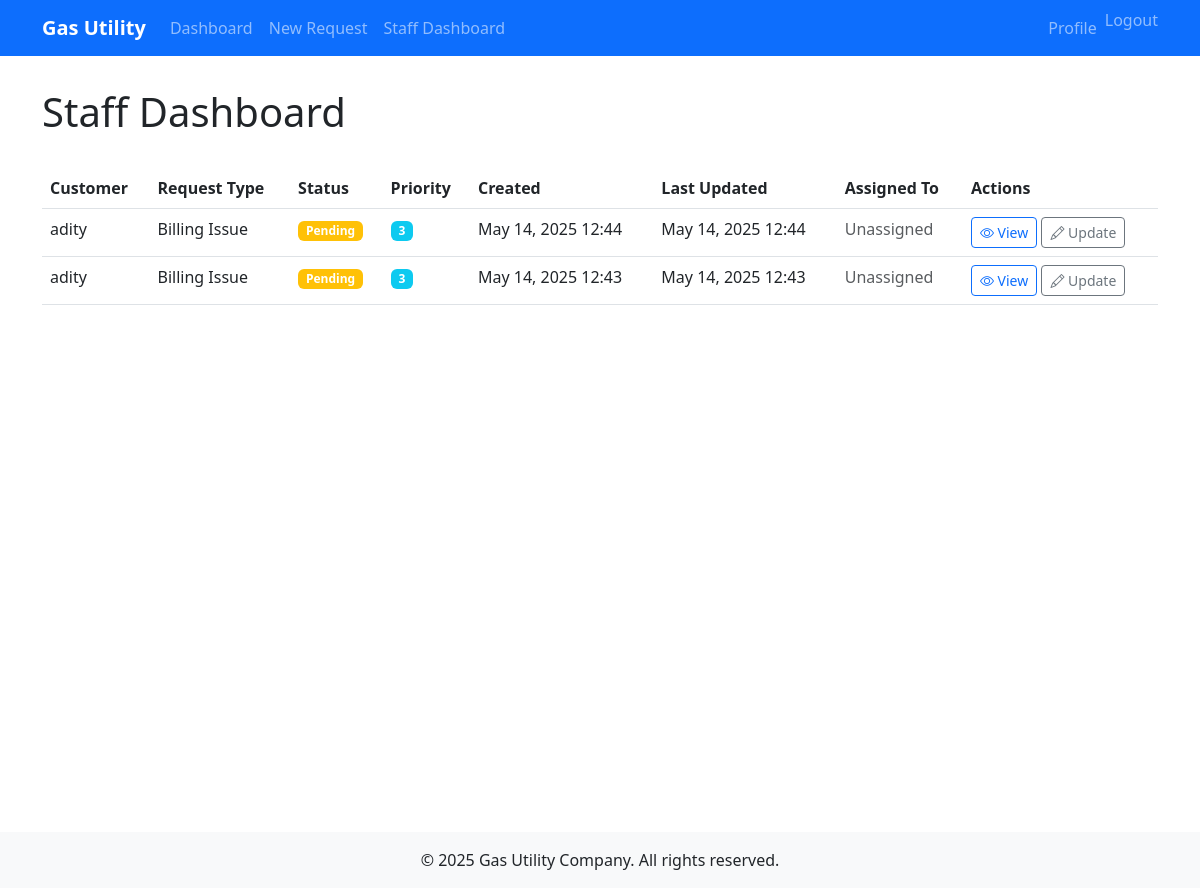
The page /staff/ (signed in) on the database its author committed.
### customer_services/models.py (models this page shows, shortened)
class ServiceRequest(models.Model):
    STATUS_CHOICES = [
        ('pending', 'Pending'),
        ('in_progress', 'In Progress'),
        ('resolved', 'Resolved'),
        ('cancelled', 'Cancelled'),
    ]
    TYPE_CHOICES = [
        ('gas_leak', 'Gas Leak'),
        ('billing', 'Billing Issue'),
        ('meter_reading', 'Meter Reading'),
        ('connection', 'New Connection'),
        ('disconnection', 'Disconnection'),
        ('other', 'Other'),
    ]
    customer = models.ForeignKey(User, on_delete=models.CASCADE, related_name='service_requests')
    request_type = models.CharField(max_length=20, choices=TYPE_CHOICES)
    description = models.TextField()
    status = models.CharField(max_length=20, choices=STATUS_CHOICES, default='pending')
    created_at = models.DateTimeField(auto_now_add=True)
    updated_at = models.DateTimeField(auto_now=True)
    resolved_at = models.DateTimeField(null=True, blank=True)
    assigned_to = models.ForeignKey(User, on_delete=models.SET_NULL, null=True, blank=True, related_name='assigned_requests')
    priority = models.IntegerField(default=3)  # 1 being highest priority

### customer_services/views.py (the view)
# urls.py: path('staff/', views.staff_dashboard, name='staff_dashboard'),
@login_required
def staff_dashboard(request):
    if not request.user.is_staff:
        messages.error(request, 'You do not have permission to access this page.')
        return redirect('customer_services:dashboard')
    all_requests = ServiceRequest.objects.all().order_by('-created_at')
    paginator = Paginator(all_requests, 20)
    page = request.GET.get('page')
    requests = paginator.get_page(page)
    return render(request, 'customer_services/staff_dashboard.html', {'requests': requests})

### templates/customer_services/staff_dashboard.html (shortened to what this page needs)
{% extends 'base.html' %}
{% load crispy_forms_tags %}
{% block content %}
<div class="row">
    <div class="col-md-12 mb-4">
        <h1>Staff Dashboard</h1>
    </div>
</div>
<div class="row">
    <div class="col-md-12">
        {% if requests %}
            <div class="table-responsive">
                <table class="table table-hover">
                    <thead>
                        <tr>
                            <th>Customer</th>
                            <th>Request Type</th>
                            <th>Status</th>
                            <th>Priority</th>
                            <th>Created</th>
                            <th>Last Updated</th>
                            <th>Assigned To</th>
                            <th>Actions</th>
                        </tr>
                    </thead>
                    <tbody>
                        {% for request in requests %}
                            <tr>
                                <td>{{ request.customer.get_full_name|default:request.customer.username }}</td>
                                <td>{{ request.get_request_type_display }}</td>
                                <td>
                                    <span class="badge {% if request.status == 'pending' %}bg-warning
                                                      {% elif request.status == 'in_progress' %}bg-info
                                                      {% elif request.status == 'resolved' %}bg-success
                                                      {% else %}bg-danger{% endif %}">
                                        {{ request.get_status_display }}
                                    </span>
                                </td>
                                <td>
                                    <span class="badge {% if request.priority == 1 %}bg-danger
                                                      {% elif request.priority == 2 %}bg-warning
                                                      {% else %}bg-info{% endif %}">
                                        {{ request.priority }}
                                    </span>
                                </td>
                                <td>{{ request.created_at|date:"M d, Y H:i" }}</td>
                                <td>{{ request.updated_at|date:"M d, Y H:i" }}</td>
                                <td>
                                    {% if request.assigned_to %}
                                        {{ request.assigned_to.get_full_name|default:request.assigned_to.username }}
                                    {% else %}
                                        <span class="text-muted">Unassigned</span>
                                    {% endif %}
                                </td>
                                <td>
                                    <a href="{% url 'customer_services:service_request_detail' request.pk %}"
                                       class="btn btn-sm btn-outline-primary">
                                        <i class="bi bi-eye"></i> View
                                    </a>
                                    <a href="{% url 'customer_services:update_request' request.pk %}"
                                       class="btn btn-sm btn-outline-secondary">
                                        <i class="bi bi-pencil"></i> Update
                                    </a>
                                </td>
                            </tr>
                        {% endfor %}
                    </tbody>
                </table>
            </div>
        {% else %}
            <div class="alert alert-info">
                <i class="bi bi-info-circle"></i> No service requests found.
            </div>
        {% endif %}
    </div>
</div>
{% endblock %}

### templates/base.html (shortened to what this page needs)
<!DOCTYPE html>
<html lang="en">
<head>
    <link href="https://cdn.jsdelivr.net/npm/bootstrap@5.3.0/dist/css/bootstrap.min.css" rel="stylesheet">
    <link rel="stylesheet" href="https://cdn.jsdelivr.net/npm/bootstrap-icons@1.7.2/font/bootstrap-icons.css">
</head>
<body>
    <nav class="navbar navbar-expand-lg navbar-dark bg-primary">
        <div class="container">
            <a class="navbar-brand" href="{% url 'customer_services:dashboard' %}">Gas Utility</a>
            <div class="collapse navbar-collapse" id="navbarNav">
                <ul class="navbar-nav me-auto">
                    {% if user.is_authenticated %}
                        <li class="nav-item">
                            <a class="nav-link" href="{% url 'customer_services:dashboard' %}">Dashboard</a>
                        </li>
                        <li class="nav-item">
                            <a class="nav-link" href="{% url 'customer_services:create_request' %}">New Request</a>
                        </li>
                        {% if user.is_staff %}
                            <li class="nav-item">
                                <a class="nav-link" href="{% url 'customer_services:staff_dashboard' %}">Staff Dashboard</a>
                            </li>
                        {% endif %}
                    {% endif %}
                </ul>
                <ul class="navbar-nav">
                    {% if user.is_authenticated %}
                        <li class="nav-item">
                            <a class="nav-link" href="{% url 'customer_services:profile' %}">Profile</a>
                        </li>
                        <li class="nav-item">
                            <form method="post" action="{% url 'logout' %}" style="display:inline;">
                                <button type="submit" class="nav-link btn btn-link" style="padding:0; margin:0; border:none; background:none;">Logout</button>
                            </form>
                        </li>
                    {% endif %}
                </ul>
            </div>
        </div>
    </nav>
    <div class="content-wrapper">
        <div class="container">
            {% block content %}
            {% endblock %}
        </div>
    </div>
    <footer class="footer">
        <div class="container text-center">
            <p class="mb-0">&copy; {% now "Y" %} Gas Utility Company. All rights reserved.</p>
        </div>
    </footer>
</body>
</html>

### templates/base.html (style rules this page uses)
.navbar-brand { font-weight: bold; }
.content-wrapper { min-height: calc(100vh - 56px); padding: 2rem 0; }
.footer { background-color: #f8f9fa; padding: 1rem 0; margin-top: 2rem; }

### rows shown on the page
ServiceRequest: customer.get_full_name "adity", request_type "Billing Issue", status "Pending", priority "3", created_at "May 14, 2025 12:44", updated_at "May 14, 2025 12:44", shows "Unassigned"
ServiceRequest: customer.get_full_name "adity", request_type "Billing Issue", status "Pending", priority "3", created_at "May 14, 2025 12:43", updated_at "May 14, 2025 12:43", shows "Unassigned"
